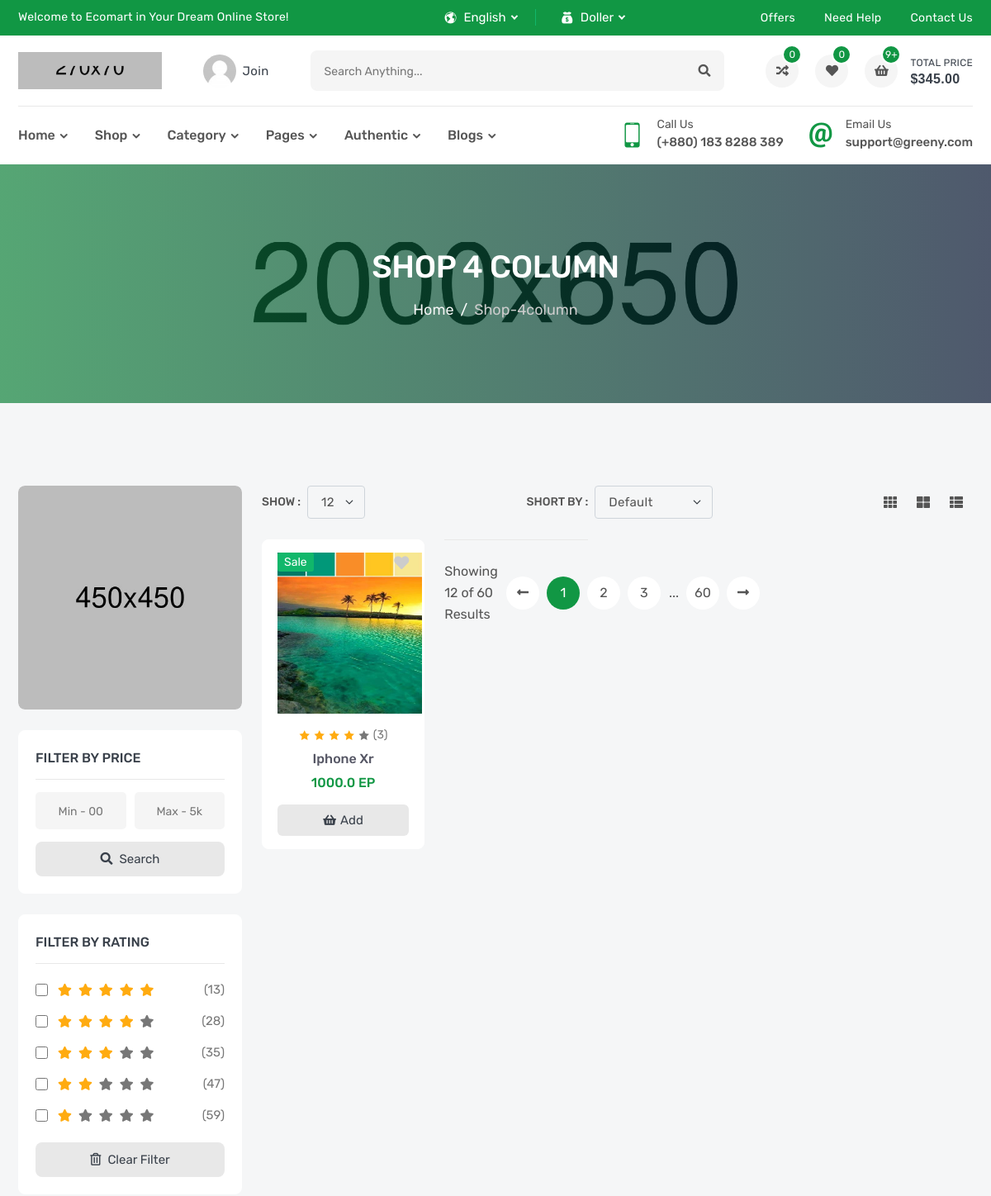
The app's page /products/ (upper part), older data.
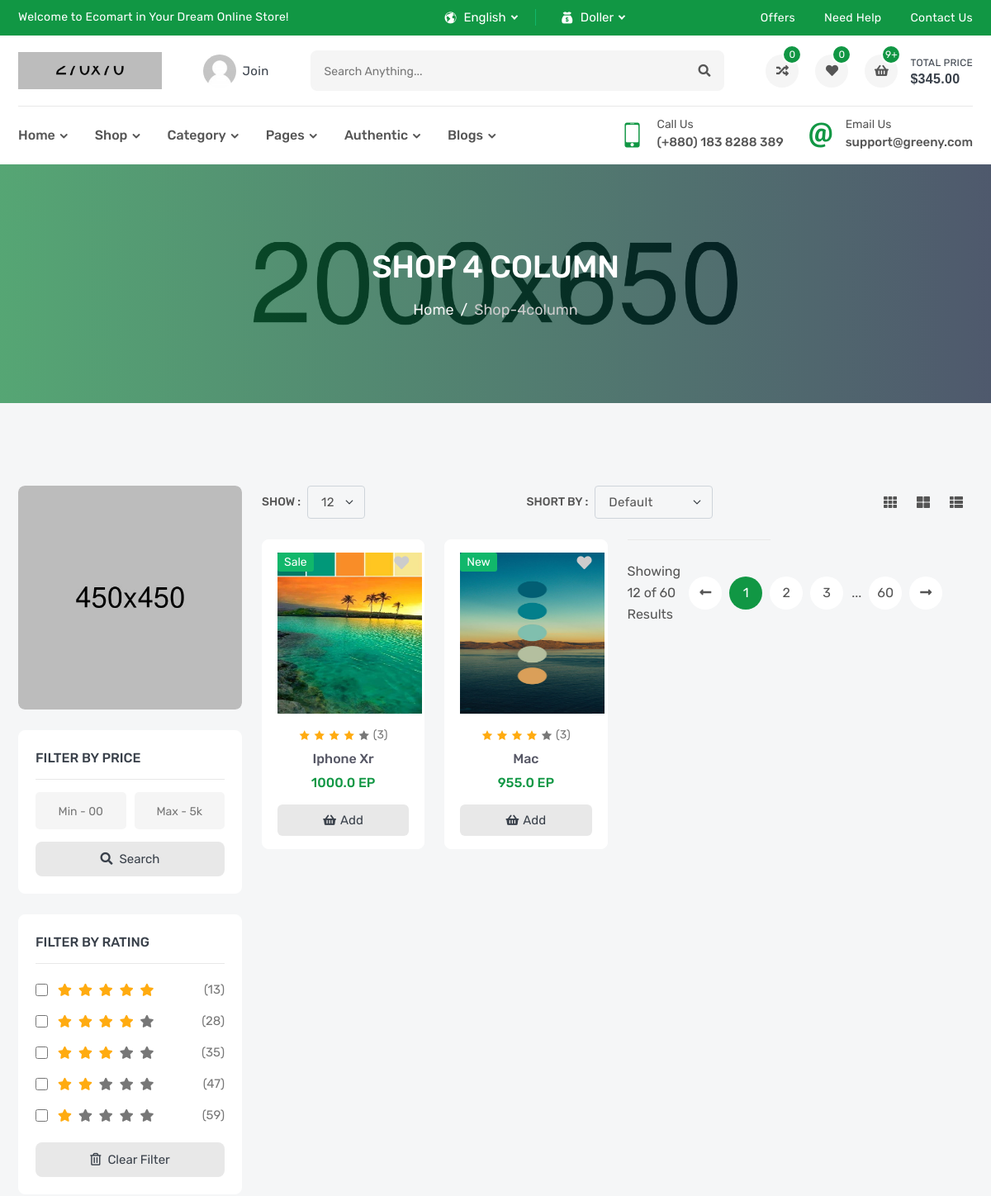
The same page, newer data.
### product/models.py (models this page shows, shortened)
class Product(models.Model):
    name = models.CharField(_('Name'),max_length=120)
    flag = models.CharField(_('Flag'),max_length=10,choices=FLAG_TYPES)
    image = models.ImageField(_('Image'),upload_to='products')
    price = models.FloatField(_('Price'))
    sku = models.CharField(_('SKU'),max_length=12)
    subtitle = models.CharField(_('Subtitle'),max_length=300)
    description = models.TextField(_('Description'),max_length=40000)
    quantity = models.IntegerField(_('Quantity'))
    brand = models.ForeignKey('Brand',verbose_name=_('Brand'),related_name='product_brand',on_delete=models.SET_NULL,null=True)
    tags = TaggableManager()

### product/views.py (the view)
# urls.py: path('',ProductList.as_view()),
class ProductList(ListView):
    model = Product

### product/templates/product/product_list.html (shortened to what this page needs)
{% extends "base.html" %}
{% block body %}
        <section class="inner-section single-banner" style="background: url(images/single-banner.jpg) no-repeat center;">
            <div class="container">
                <h2>Shop 4 Column</h2>
                <ol class="breadcrumb">
                    <li class="breadcrumb-item"><a href="index.html">Home</a></li>
                    <li class="breadcrumb-item active" aria-current="page">shop-4column</li>
                </ol>
            </div>
        </section>
        <section class="inner-section shop-part">
            <div class="container">
                <div class="row content-reverse">
                    <div class="col-lg-3">
                        <div class="shop-widget-promo">
                            <a href="#"><img src="images/promo/shop/01.jpg" alt="promo"></a>
                        </div>
                        <div class="shop-widget">
                            <h6 class="shop-widget-title">Filter by Price</h6>
                            <form>
                                <div class="shop-widget-group">
                                    <input type="text" placeholder="Min - 00">
                                    <input type="text" placeholder="Max - 5k">
                                </div>
                                <button class="shop-widget-btn">
                                    <i class="fas fa-search"></i>
                                    <span>search</span>
                                </button>
                            </form>
                        </div>
                        <div class="shop-widget">
                            <h6 class="shop-widget-title">Filter by Rating</h6>
                            <form>
                                <ul class="shop-widget-list">
                                    <li>
                                        <div class="shop-widget-content">
                                            <input type="checkbox" id="feat1">
                                            <label for="feat1">
                                                <i class="fas fa-star active"></i>
                                                <i class="fas fa-star active"></i>
                                                <i class="fas fa-star active"></i>
                                                <i class="fas fa-star active"></i>
                                                <i class="fas fa-star active"></i>
                                            </label>
                                        </div>
                                        <span class="shop-widget-number">(13)</span>
                                    </li>
                                    <li>
                                        <div class="shop-widget-content">
                                            <input type="checkbox" id="feat2">
                                            <label for="feat2">
                                                <i class="fas fa-star active"></i>
                                                <i class="fas fa-star active"></i>
                                                <i class="fas fa-star active"></i>
                                                <i class="fas fa-star active"></i>
                                                <i class="fas fa-star"></i>
                                            </label>
                                        </div>
                                        <span class="shop-widget-number">(28)</span>
                                    </li>
                                    <li>
                                        <div class="shop-widget-content">
                                            <input type="checkbox" id="feat3">
                                            <label for="feat3">
                                                <i class="fas fa-star active"></i>
                                                <i class="fas fa-star active"></i>
                                                <i class="fas fa-star active"></i>
                                                <i class="fas fa-star"></i>
                                                <i class="fas fa-star"></i>
                                            </label>
                                        </div>
                                        <span class="shop-widget-number">(35)</span>
                                    </li>
                                    <li>
                                        <div class="shop-widget-content">
                                            <input type="checkbox" id="feat4">
                                            <label for="feat4">
                                                <i class="fas fa-star active"></i>
                                                <i class="fas fa-star active"></i>
                                                <i class="fas fa-star"></i>
                                                <i class="fas fa-star"></i>
                                                <i class="fas fa-star"></i>
                                            </label>
                                        </div>
                                        <span class="shop-widget-number">(47)</span>
                                    </li>
                                    <li>
                                        <div class="shop-widget-content">
                                            <input type="checkbox" id="feat5">
                                            <label for="feat5">
                                                <i class="fas fa-star active"></i>
                                                <i class="fas fa-star"></i>
                                                <i class="fas fa-star"></i>
                                                <i class="fas fa-star"></i>
                                                <i class="fas fa-star"></i>
                                            </label>
                                        </div>
                                        <span class="shop-widget-number">(59)</span>
                                    </li>
                                </ul>
                                <button class="shop-widget-btn">
                                    <i class="far fa-trash-alt"></i>
                                    <span>clear filter</span>
                                </button>
                            </form>
                        </div>
                    </div>
                    <div class="col-lg-9">
                        <div class="row">
                            <div class="col-lg-12">
                                <div class="top-filter">
                                    <div class="filter-show">
                                        <label class="filter-label">Show :</label>
                                        <select class="form-select filter-select">
                                            <option value="1">12</option>
                                        </select>
                                    </div>
                                    <div class="filter-short">
                                        <label class="filter-label">Short by :</label>
                                        <select class="form-select filter-select">
                                            <option selected>default</option>
                                        </select>
                                    </div>
                                    <div class="filter-action">
                                        <a href="shop-3column.html" title="Three Column"><i class="fas fa-th"></i></a>
                                        <a href="shop-2column.html" title="Two Column"><i class="fas fa-th-large"></i></a>
                                        <a href="shop-1column.html" title="One Column"><i class="fas fa-th-list"></i></a>
                                    </div>
                                </div>
                            </div>
                        </div>
                        <div class="row row-cols-2 row-cols-md-3 row-cols-lg-3 row-cols-xl-4">
                        {% for object in object_list %}
                            <div class="col">
                                <div class="product-card">
                                    <div class="product-media">
                                        <div class="product-label">
                                            <label class="label-text new">{{object.flag}}</label>
                                        </div>
                                        <button class="product-wish wish">
                                            <i class="fas fa-heart"></i>
                                        </button>
                                        <a class="product-image" href="product-video.html">
                                            <img src="{{object.image.url}}" style="width:175px; height:195px" alt="product">
                                        </a>
                                    </div>
                                    <div class="product-content">
                                        <div class="product-rating">
                                            <i class="active icofont-star"></i>
                                            <i class="active icofont-star"></i>
                                            <i class="active icofont-star"></i>
                                            <i class="active icofont-star"></i>
                                            <i class="icofont-star"></i>
                                            <a href="product-video.html">(3)</a>
                                        </div>
                                        <h6 class="product-name">
                                            <a href="/products/{{object.id}}">{{object.name}}</a>
                                        </h6>
                                        <h6 class="product-price">
                                            <span>{{object.price}} EP</span>
                                        </h6>
                                        <button class="product-add" title="Add to Cart">
                                            <i class="fas fa-shopping-basket"></i>
                                            <span>add</span>
                                        </button>
                                    </div>
                                </div>
                            </div>
                        {% endfor %}
                        <div class="row">
                            <div class="col-lg-12">
                                <div class="bottom-paginate">
                                    <p class="page-info">Showing 12 of 60 Results</p>
                                    <ul class="pagination">
                                        <li class="page-item">
                                            <a class="page-link" href="#">
                                                <i class="fas fa-long-arrow-alt-left"></i>
                                            </a>
                                        </li>
                                        <li class="page-item"><a class="page-link active" href="#">1</a></li>
                                        <li class="page-item"><a class="page-link" href="#">2</a></li>
                                        <li class="page-item"><a class="page-link" href="#">3</a></li>
                                        <li class="page-item">...</li>
                                        <li class="page-item"><a class="page-link" href="#">60</a></li>
                                        <li class="page-item">
                                            <a class="page-link" href="#">
                                                <i class="fas fa-long-arrow-alt-right"></i>
                                            </a>
                                        </li>
                                    </ul>
                                </div>
                            </div>
                        </div>
                    </div>
                </div>
            </div>
        </section>
{% endblock body %}

Row changes from the older to the newer data that the page shows:
added Product: flag "New", image (picture), name "Mac", price "955.0"
